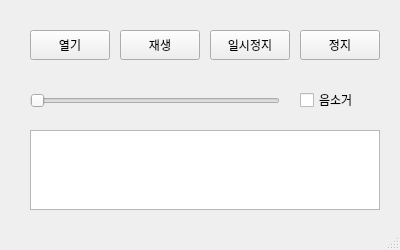
<?xml version="1.0" encoding="UTF-8"?>
<ui version="4.0">
 <class>MP3Player</class>
 <widget class="QMainWindow" name="MP3Player">
  <property name="geometry">
   <rect>
    <x>0</x>
    <y>0</y>
    <width>400</width>
    <height>250</height>
   </rect>
  </property>
  <property name="windowTitle">
   <string>알송 스타일 MP3 플레이어</string>
  </property>
  <widget class="QListWidget" name="lyrics_widget">
   <property name="geometry">
    <rect>
     <x>400</x>
     <y>30</y>
     <width>350</width>
     <height>180</height>
    </rect>
   </property>
  </widget>

  <widget class="QWidget" name="centralwidget">
      <widget class="QListWidget" name="playlist_widget">
        <property name="geometry">
            <rect>
                <x>30</x>
                <y>130</y>
                <width>350</width>
                <height>80</height>
             </rect>
        </property>
      </widget>

   <widget class="QPushButton" name="btn_open">
    <property name="geometry">
     <rect>
      <x>30</x>
      <y>30</y>
      <width>80</width>
      <height>30</height>
     </rect>
    </property>
    <property name="text">
     <string>열기</string>
    </property>
   </widget>
   <widget class="QPushButton" name="btn_play">
    <property name="geometry">
     <rect>
      <x>120</x>
      <y>30</y>
      <width>80</width>
      <height>30</height>
     </rect>
    </property>
    <property name="text">
     <string>재생</string>
    </property>
   </widget>
   <widget class="QPushButton" name="btn_pause">
    <property name="geometry">
     <rect>
      <x>210</x>
      <y>30</y>
      <width>80</width>
      <height>30</height>
     </rect>
    </property>
    <property name="text">
     <string>일시정지</string>
    </property>
   </widget>
   <widget class="QPushButton" name="btn_stop">
    <property name="geometry">
     <rect>
      <x>300</x>
      <y>30</y>
      <width>80</width>
      <height>30</height>
     </rect>
    </property>
    <property name="text">
     <string>정지</string>
    </property>
   </widget>
   <widget class="QSlider" name="volume_slider">
    <property name="geometry">
     <rect>
      <x>30</x>
      <y>90</y>
      <width>250</width>
      <height>22</height>
     </rect>
    </property>
    <property name="orientation">
     <enum>Qt::Horizontal</enum>
    </property>
   </widget>
   <widget class="QCheckBox" name="chk_mute">
    <property name="geometry">
     <rect>
      <x>300</x>
      <y>90</y>
      <width>80</width>
      <height>20</height>
     </rect>
    </property>
    <property name="text">
     <string>음소거</string>
    </property>
   </widget>
  </widget>
  <widget class="QStatusBar" name="statusbar"/>
 </widget>
 <resources/>
 <connections/>
</ui>
